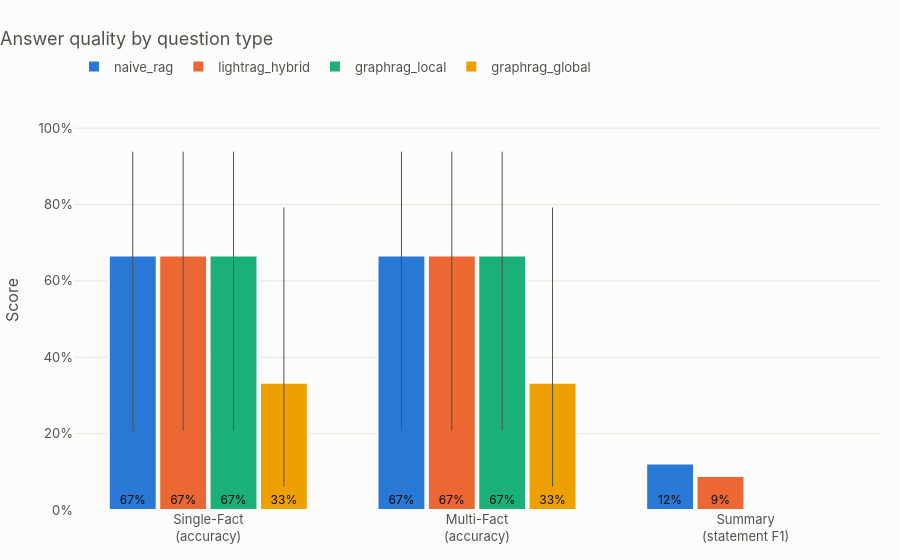

The notebook cell saved with this chart:
### Markdown cell above
## 5.3 Where does each system win?

### Code cell
from src.visualization import plot_cost_versus_accuracy, plot_indexing_cost_and_time, plot_quality_by_question_type

plot_quality_by_question_type(results_table).show()

### Figure 1 — Plotly figure (JSON) as saved in the notebook; plotly's stock layout.template omitted (floating-point values rounded to 4 significant figures)
{"data": [{"customdata": [3, 3, 3], "error_y": {"array": [0.2718, 0.2718, null], "arrayminus": [0.459, 0.459, null], "color": "#52514e", "symmetric": false, "thickness": 1, "type": "data", "width": 0}, "hovertemplate": "%{x}<br>naive_rag: %{y:.1%}<br>n = %{customdata}<extra></extra>", "insidetextanchor": "start", "marker": {"color": "#2a78d6", "line": {"color": "#fcfcfb", "width": 2}}, "name": "naive_rag", "text": ["67%", "67%", "12%"], "textangle": 0, "textfont": {"color": "#0b0b0b", "size": 12}, "textposition": "inside", "type": "bar", "x": ["Single-Fact<br>(accuracy)", "Multi-Fact<br>(accuracy)", "Summary<br>(statement F1)"], "y": [0.6667, 0.6667, 0.1215]}, {"customdata": [3, 3, 3], "error_y": {"array": [0.2718, 0.2718, null], "arrayminus": [0.459, 0.459, null], "color": "#52514e", "symmetric": false, "thickness": 1, "type": "data", "width": 0}, "hovertemplate": "%{x}<br>lightrag_hybrid: %{y:.1%}<br>n = %{customdata}<extra></extra>", "insidetextanchor": "start", "marker": {"color": "#eb6834", "line": {"color": "#fcfcfb", "width": 2}}, "name": "lightrag_hybrid", "text": ["67%", "67%", "9%"], "textangle": 0, "textfont": {"color": "#0b0b0b", "size": 12}, "textposition": "inside", "type": "bar", "x": ["Single-Fact<br>(accuracy)", "Multi-Fact<br>(accuracy)", "Summary<br>(statement F1)"], "y": [0.6667, 0.6667, 0.08889]}, {"customdata": [3, 3, 3], "error_y": {"array": [0.2718, 0.2718, null], "arrayminus": [0.459, 0.459, null], "color": "#52514e", "symmetric": false, "thickness": 1, "type": "data", "width": 0}, "hovertemplate": "%{x}<br>graphrag_local: %{y:.1%}<br>n = %{customdata}<extra></extra>", "insidetextanchor": "start", "marker": {"color": "#1baf7a", "line": {"color": "#fcfcfb", "width": 2}}, "name": "graphrag_local", "text": ["67%", "67%", "0%"], "textangle": 0, "textfont": {"color": "#0b0b0b", "size": 12}, "textposition": "inside", "type": "bar", "x": ["Single-Fact<br>(accuracy)", "Multi-Fact<br>(accuracy)", "Summary<br>(statement F1)"], "y": [0.6667, 0.6667, 0.0]}, {"customdata": [3, 3, 3], "error_y": {"array": [0.459, 0.459, null], "arrayminus": [0.2718, 0.2718, null], "color": "#52514e", "symmetric": false, "thickness": 1, "type": "data", "width": 0}, "hovertemplate": "%{x}<br>graphrag_global: %{y:.1%}<br>n = %{customdata}<extra></extra>", "insidetextanchor": "start", "marker": {"color": "#eda100", "line": {"color": "#fcfcfb", "width": 2}}, "name": "graphrag_global", "text": ["33%", "33%", "0%"], "textangle": 0, "textfont": {"color": "#0b0b0b", "size": 12}, "textposition": "inside", "type": "bar", "x": ["Single-Fact<br>(accuracy)", "Multi-Fact<br>(accuracy)", "Summary<br>(statement F1)"], "y": [0.3333, 0.3333, 0.0]}], "layout": {"bargap": 0.25, "bargroupgap": 0.05, "barmode": "group", "font": {"color": "#52514e", "family": "Inter, Helvetica, Arial, sans-serif", "size": 13}, "hoverlabel": {"bgcolor": "white"}, "legend": {"orientation": "h", "x": 0, "y": 1.02, "yanchor": "bottom"}, "margin": {"b": 50, "l": 60, "r": 20, "t": 90}, "paper_bgcolor": "#fcfcfb", "plot_bgcolor": "#fcfcfb", "title": {"text": "Answer quality by question type", "x": 0, "xanchor": "left"}, "xaxis": {"showgrid": false}, "yaxis": {"gridcolor": "#e6e5e0", "range": [0, 1.1], "tickformat": ".0%", "title": {"text": "Score"}, "zeroline": false}}}
